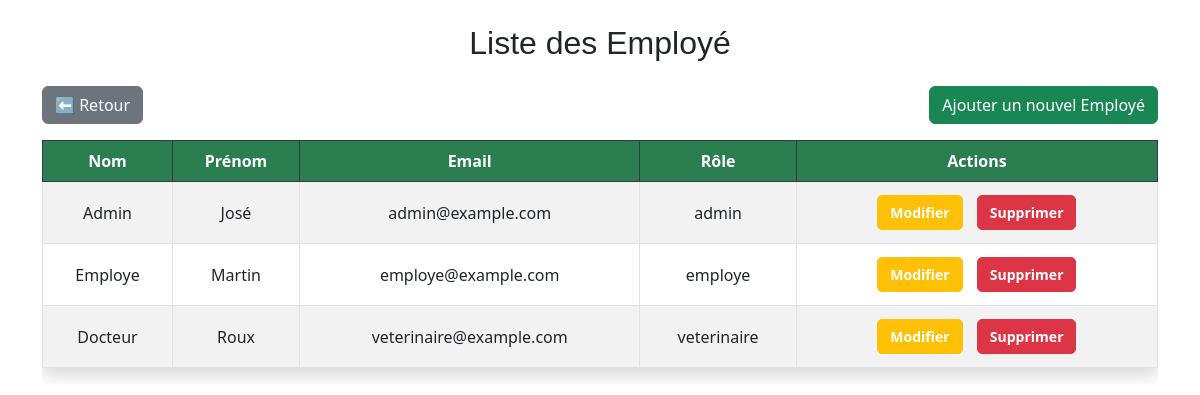
The page /Crud_employe/liste.php on the database its author committed.
### tables this page shows
CREATE TABLE `utilisateurs` (
  `id` int(11) NOT NULL,
  `nom` varchar(50) NOT NULL,
  `prenom` varchar(50) NOT NULL,
  `email` varchar(100) NOT NULL,
  `mot_de_passe` varchar(255) NOT NULL,
  `role` enum('admin','veterinaire','employe') NOT NULL,
  `date_creation` datetime DEFAULT current_timestamp()
);

### Crud_employe/liste.php (the view, shortened to what this page needs)
<?php
require_once '../config/config_unv.php';
$stmt = $pdo->query("SELECT * FROM utilisateurs");
$habitats = $stmt->fetchAll(PDO::FETCH_ASSOC);
?>
<!DOCTYPE html>
<html lang="fr">
<head>
  <link rel="stylesheet" href="../fonts/fonts-style-1.css" type="text/css">
  <link rel="stylesheet" href="https://cdn.jsdelivr.net/npm/bootstrap@5.3.0/dist/css/bootstrap.min.css">
</head>
<body class="container py-4">
  <h2 class="text-center mb-4">Liste des Employé</h2>
  <div class="d-flex justify-content-between mb-3">
    <a href="../pages/admin_dashboard.php" class="btn btn-secondary">⬅ Retour</a>
    <a href="./ajouter.php" class="btn btn-success">Ajouter un nouvel Employé</a>
  </div>
  <div class="table-responsive">
    <table class="table table-striped table-bordered shadow">
      <thead class="table-dark">
        <tr>
          <th>Nom</th>
          <th>Prénom</th>
          <th>Email</th>
          <th>Rôle</th>
          <th>Actions</th>
        </tr>
      </thead>
      <tbody>
        <?php foreach ($habitats as $habitat): ?>
          <tr>
            <td class="titre"><?= htmlspecialchars($habitat["nom"]) ?></td>
            <td class="titre"><?= htmlspecialchars($habitat["prenom"]) ?></td>
            <td class="titre"><?= htmlspecialchars($habitat["email"]) ?></td>
            <td class="titre"><?= htmlspecialchars($habitat["role"]) ?></td>
            <td class="action">
              <a href="modifier.php?id=<?= $habitat['id'] ?>" class="btn btn-warning btn-sm">Modifier</a>
              <a href="supprimer.php?id=<?= $habitat['id'] ?>" onclick="return confirm('Supprimer cet habitat ?')" class="btn btn-danger btn-sm">Supprimer</a>
            </td>
          </tr>
        <?php endforeach; ?>
      </tbody>
    </table>
  </div>
</body>
</html>

### Crud_employe/liste.php (style rules this page uses)
.table th, .table td { text-align: center; vertical-align: middle; }
.action a { text-decoration: none; padding: 6px 12px; margin: 5px; border-radius: 5px; color: white; font-weight: bold; gap: 8px; }
body { font-size: 1rem; }
table { width: 100%; border-collapse: collapse; }
th { background-color: #007bff; color: white; padding: 1rem; text-align: left; }
td { padding: 1rem; border-bottom: 1px solid #ddd; }
.table-dark th { background-color: #2A7E50 !important; color: white; }

### rows shown on the page
utilisateurs: nom "Admin", prenom "José", email "admin@example.com", role "admin"
utilisateurs: nom "Employe", prenom "Martin", email "employe@example.com", role "employe"
utilisateurs: nom "Docteur", prenom "Roux", email "veterinaire@example.com", role "veterinaire"
